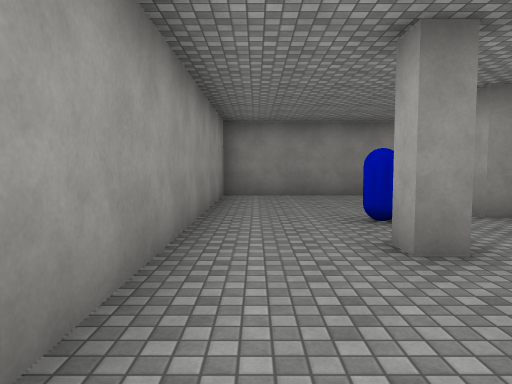
view 1 (above)

22 first-person views from a walk through a 3-D level made in the Unity game engine. The camera is 1.5 m above the floor, tilts 4° down and sees 70° across. The floor is counted in squares, 2 m on a side. Each view is taken from the middle of a square. On the plan, view 1 faces up. The plan holds only what a view shows up to about 11 squares ahead; the rest is blank. The place goes on beyond the plan. The player is left out. Some surface patterns are stand-ins.

view 2
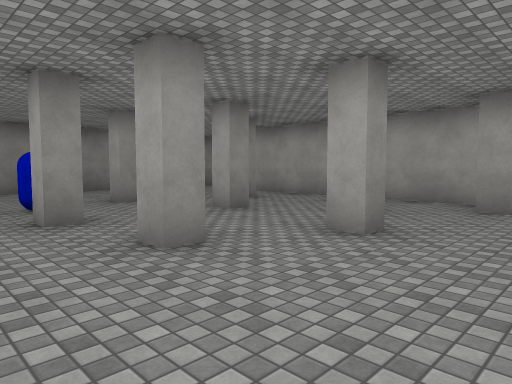

view 3
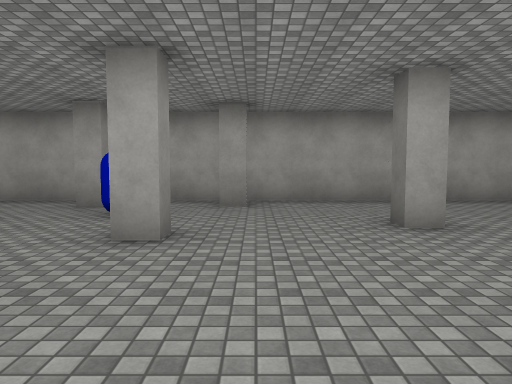

view 4
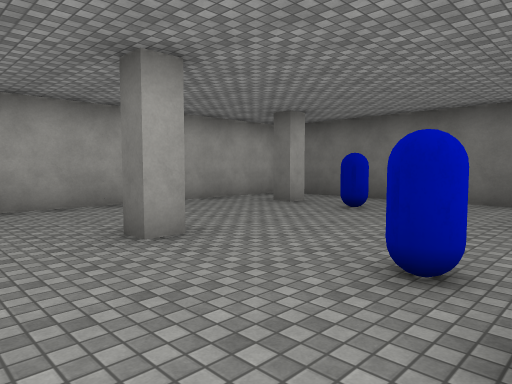

view 5
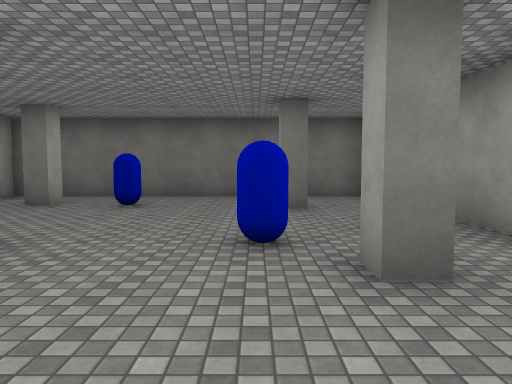

view 6
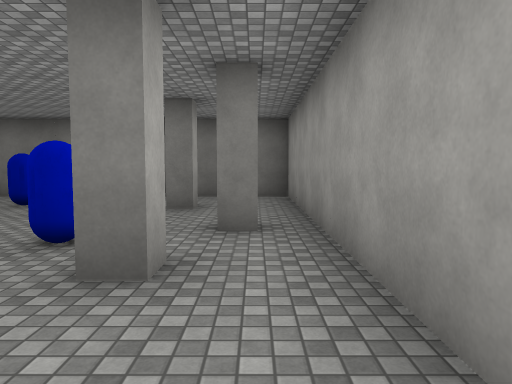

view 7
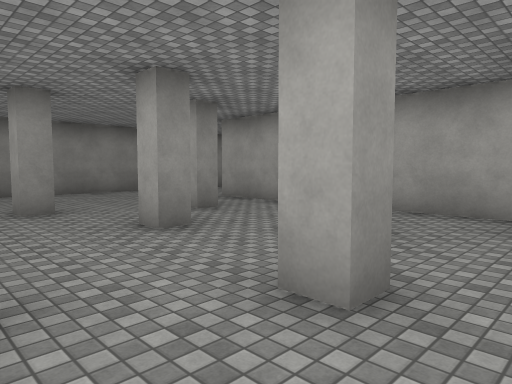

view 8
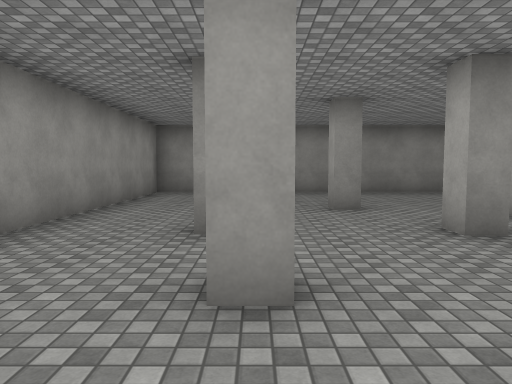

view 9
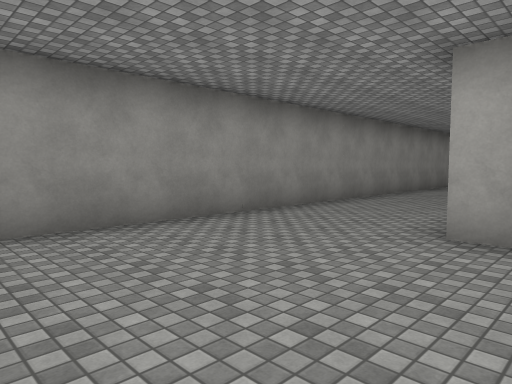

view 10
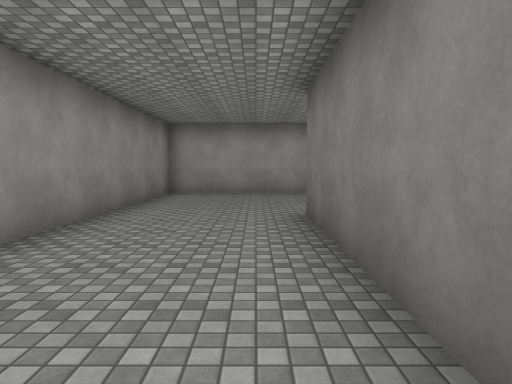

view 11
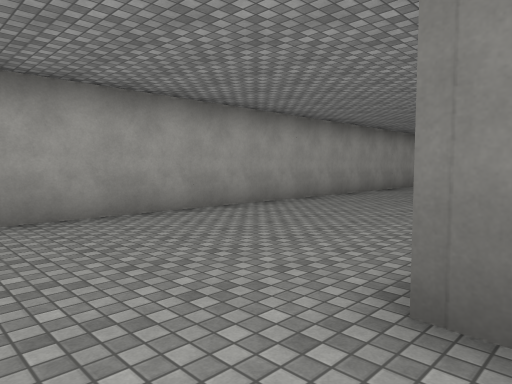

view 12
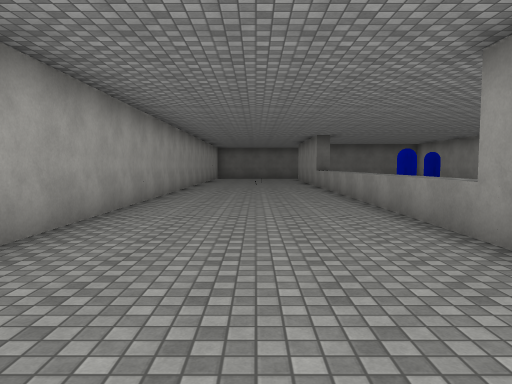

view 13
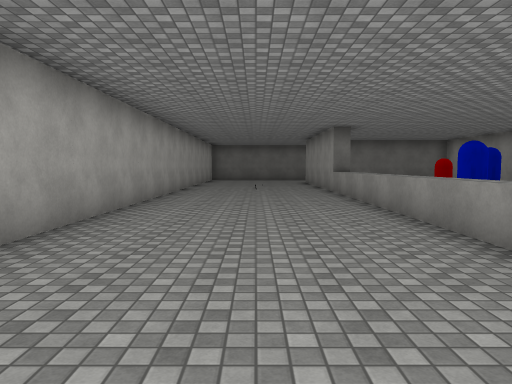

view 14
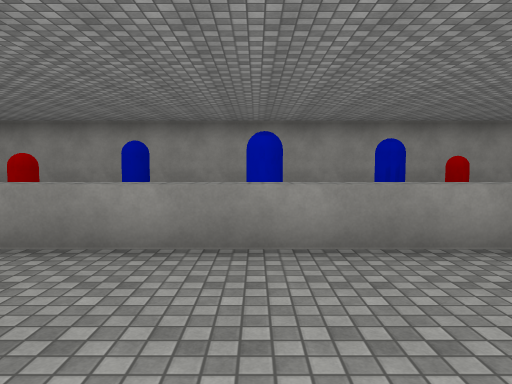

view 15
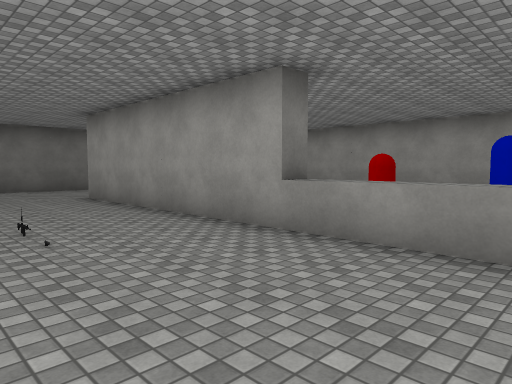

view 16
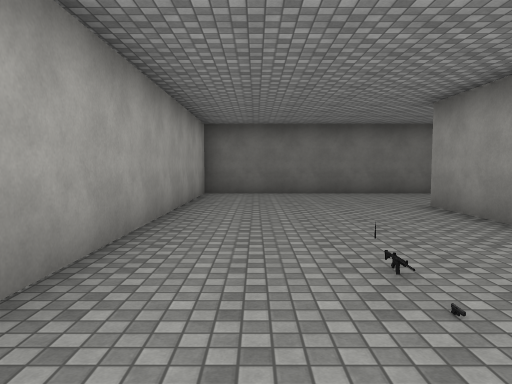

view 17
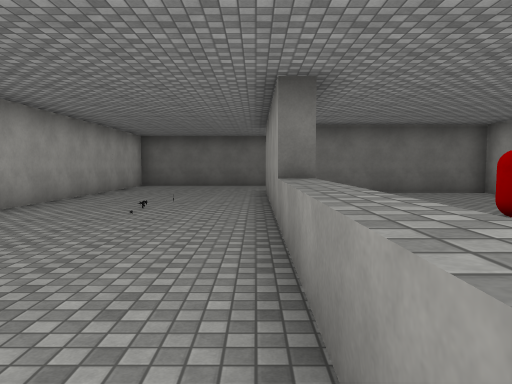

view 18
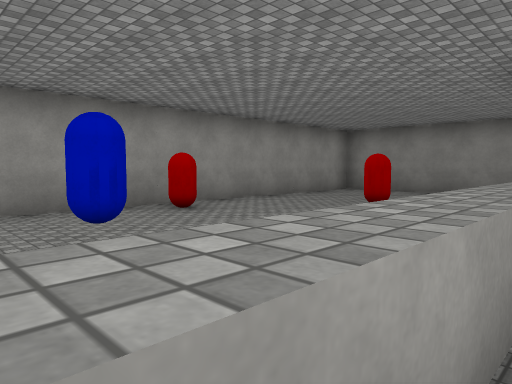

view 19
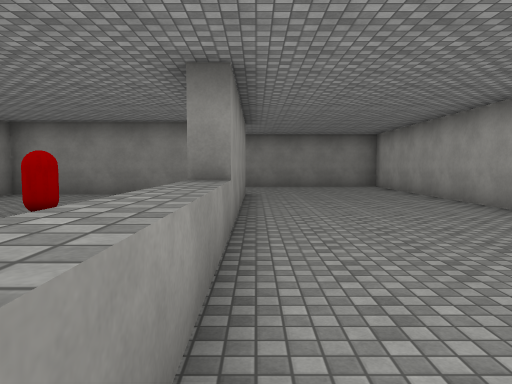

view 20
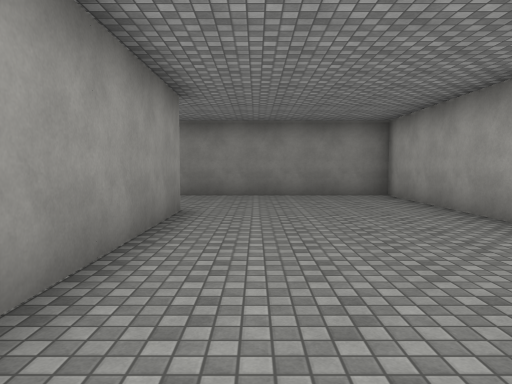

view 21
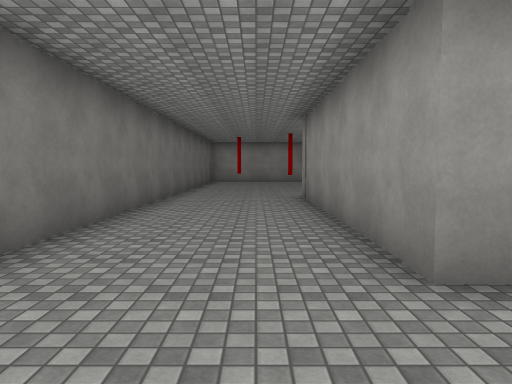

view 22
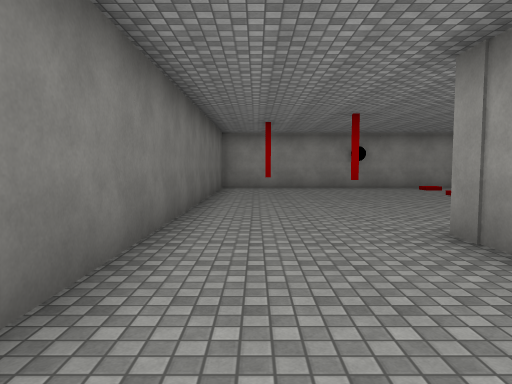

### Floor plan
Points are (right, up) in squares from view 1. A wall is a line through its corners. A room is listed if a view was taken in it or the views show most of it. See-through windows are left out.
Room 1 (views 1, 2, 3, 4, 5, 6, 7, 8, 9)
walls: (4.2, 0) (3.7, 0) (3.7, 0.5); (2.2, 0.9) (1.7, 0.9) (1.7, 1.5); (1.9, 3) (1.3, 3) (1.3, 3.6); (4.8, 3) (4.3, 3) (4.3, 3.5); (4.4, -3.4) (4.4, -2.8) (5, -2.8); (0.7, -2.9) (0.7, -2.3) (1.2, -2.3) (1.2, -2.9); (6.8, -0.9) (6.8, -0.2); (-0.8, -1) (-0.8, -9.1) (8, -9.1) (8, 6.2); (6.8, 1.8) (6.8, 2.4); (-0.1, -4.2) (0.5, -4.2); (3.9, 5.3) (3.3, 5.3) (3.3, 5.9); (6.4, 4.3) (5.8, 4.3); (1.1, -6.9) (1.1, -6.4) (1.6, -6.4); (6, -7.5) (6, -7) (6.5, -7); (6.4, 9.5) (-0.8, 9.5) (-0.8, 1.1)
ways out: opening at (7.3, 8) to room 2
objects: blue capsule (2, -3); blue capsule (2, 5); blue capsule (5, -7); blue capsule (6, 1)
Room 2 (views 10, 11, 12, 13, 14, 15, 16, 17, 18, 19, 20, 21, 22)
walls: (14.1, -9.9) (14.8, -9.9); (14.8, 0.2) (14.1, 0.2); (8.5, -15.3) (13.4, -15.3); (13.3, 5.7) (8.5, 5.7) (8.5, -13.1); (10, 6.2) (14.7, 6.2) (14.7, -15.8) (8, -15.8); (1.1, -19.2) (19.4, -19.2) (19.4, 9.5) (6.4, 9.5)
ways out: opening at (7.3, 8) to room 1
objects: red capsule (9, -1) to (10, -1); red capsule (11, -10); blue capsule (11, -4) to (12, -4); red capsule (11, 2) to (12, 2); blue capsule (13, -6)

Positions as (right, up) in squares from view 1, and headings:
1: (0, 0), facing up
2: (0, -2), facing up-right
3: (0, -1), facing right
4: (1, -1), facing down-right
5: (2, 0), facing down
6: (0, 0), facing down
7: (2, -1), facing up-right
8: (2, -1), facing up
9: (4, 5), facing up-right
10: (9, 7), facing right
11: (14, 8), facing down-right
12: (17, 4), facing down
13: (17, 1), facing down
14: (18, -6), facing left
15: (18, -7), facing down-left
16: (18, -9), facing down
17: (15, -5), facing down
18: (15, -5), facing up-left
19: (15, -4), facing up
20: (16, 0), facing up
21: (17, -17), facing left
22: (12, -18), facing left
